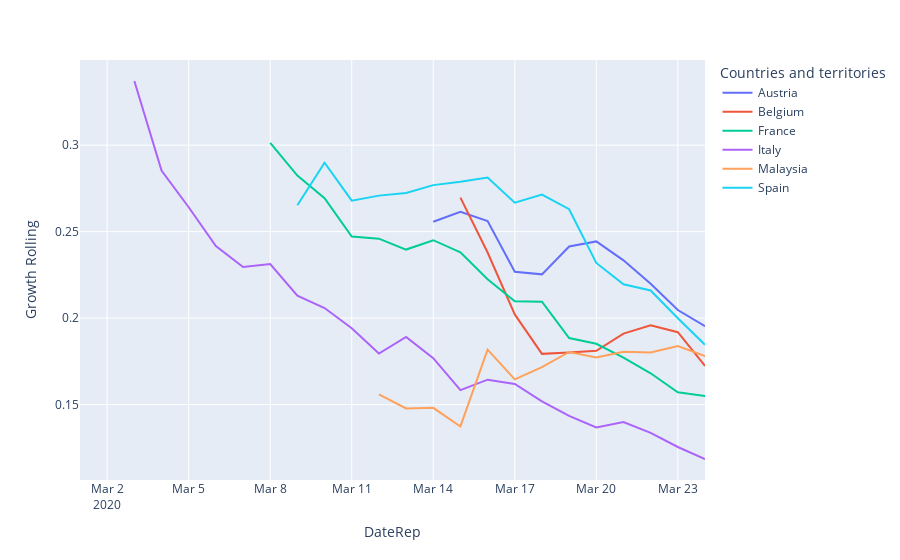

Notebook source saved alongside this figure:
### Code cell
lockdowns_before_20 = ["Denmark", "Czech_Republic", "Belgium", "Austria", "France", "Italy", "Ireland", "Malaysia", "Poland", "Spain"]
fig = px.line(corona_table[corona_table["Countries and territories"].isin(lockdowns_before_20)], x="DateRep", y="Growth Rolling", color="Countries and territories")
fig.update_layout(
    xaxis = dict(
        range=("2020-03-01", "2020-03-24"),
        constrain='domain'
    )
)
fig.show()
